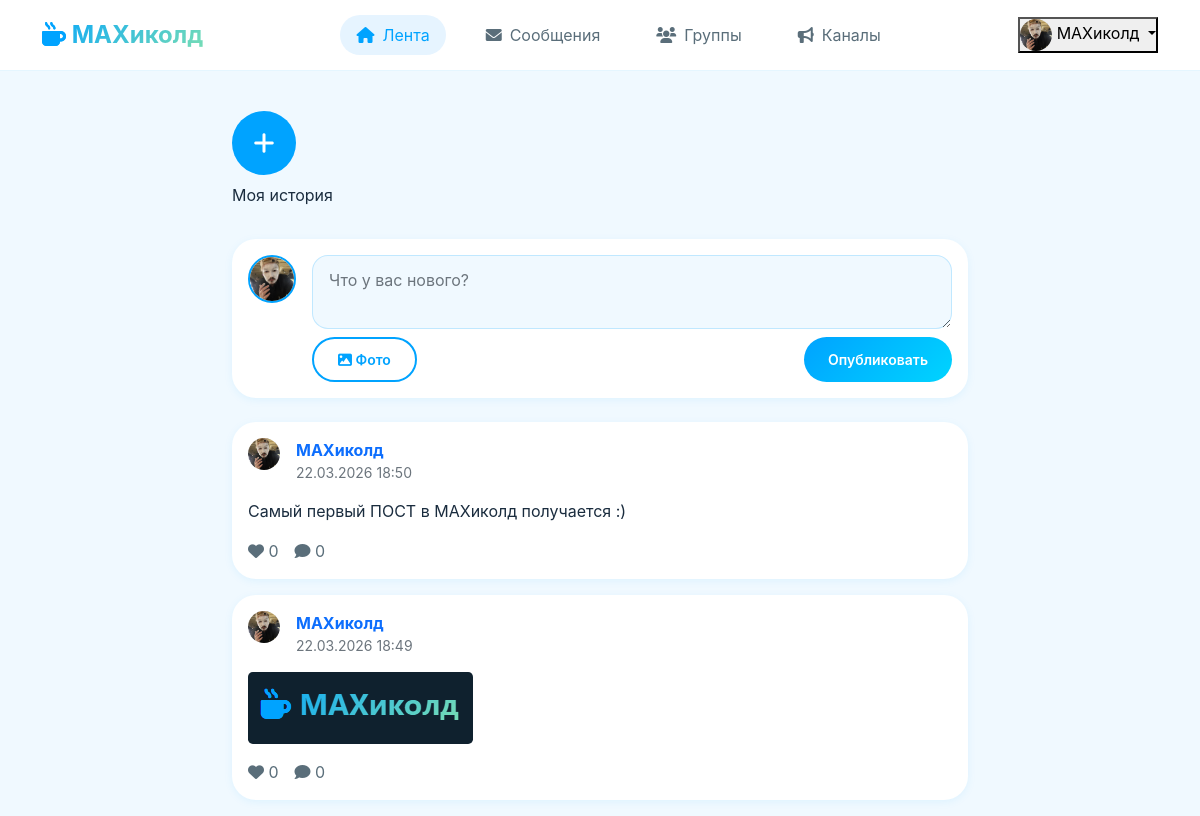
/feed (signed in), run on the app's committed database.
### app.py (models this page shows, shortened)
class User(UserMixin, db.Model):
    id = db.Column(db.Integer, primary_key=True)
    username = db.Column(db.String(80), unique=True, nullable=False)
    email = db.Column(db.String(120), unique=True, nullable=False)
    password_hash = db.Column(db.String(200), nullable=False)
    avatar = db.Column(db.String(200), default='avatars/default.png')
    bio = db.Column(db.Text, default='')
    created_at = db.Column(db.DateTime, default=datetime.utcnow)
    posts = db.relationship('Post', backref='author', lazy=True)
    comments = db.relationship('Comment', backref='author', lazy=True)
    likes = db.relationship('Like', backref='user', lazy=True)

class Post(db.Model):
    id = db.Column(db.Integer, primary_key=True)
    content = db.Column(db.Text, nullable=False)
    image = db.Column(db.String(200))
    created_at = db.Column(db.DateTime, default=datetime.utcnow)
    user_id = db.Column(db.Integer, db.ForeignKey('user.id'), nullable=False)
    comments = db.relationship('Comment', backref='post', lazy=True, cascade='all, delete-orphan')
    likes = db.relationship('Like', backref='post', lazy=True, cascade='all, delete-orphan')
    def likes_count(self):
        return len(self.likes)

### app.py (the view)
@app.route('/feed')
@login_required
def feed():
    posts = Post.query.order_by(Post.created_at.desc()).all()
    return render_template('index.html', posts=posts)

### app.py (called while the page is built)
@login_manager.user_loader
def load_user(user_id):
    return User.query.get(int(user_id))

### templates/index.html (shortened to what this page needs)
{% extends "base.html" %}
{% block content %}
<div class="row">
    <div class="col-md-8 mx-auto">
        <div class="stories-row" id="storiesRow">
            <div class="story-item" onclick="openStoryCamera()">
                <div class="story-ring add-story">
                    <i class="fas fa-plus"></i>
                </div>
                <span>Моя история</span>
            </div>
        </div>
        <div class="card mb-4">
            <div class="card-body">
                <div class="d-flex gap-3">
                    <img src="{{ url_for('static', filename='uploads/' + current_user.avatar) }}" class="avatar">
                    <form method="POST" action="{{ url_for('create_post') }}" enctype="multipart/form-data" style="flex: 1;">
                        <textarea class="form-control mb-2" name="content" rows="2" placeholder="Что у вас нового?"></textarea>
                        <div class="d-flex justify-content-between">
                            <label class="btn btn-outline btn-sm">
                                <i class="fas fa-image"></i> Фото
                            </label>
                            <button type="submit" class="btn btn-primary btn-sm">Опубликовать</button>
                        </div>
                    </form>
                </div>
            </div>
        </div>
        {% for post in posts %}
        <div class="card post">
            <div class="card-body">
                <div class="d-flex gap-3 mb-3">
                    <img src="{{ url_for('static', filename='uploads/' + post.author.avatar) }}" class="avatar-sm">
                    <div>
                        <a href="{{ url_for('profile', username=post.author.username) }}" class="text-decoration-none fw-bold">
                            {{ post.author.username }}
                        </a>
                        <div class="small text-secondary">{{ post.created_at.strftime('%d.%m.%Y %H:%M') }}</div>
                    </div>
                </div>
                <p>{{ post.content }}</p>
                {% if post.image %}
                <img src="{{ url_for('static', filename='uploads/' + post.image) }}" class="post-image img-fluid rounded-3 mb-3" style="max-height: 400px;">
                {% endif %}
                <div class="d-flex gap-3">
                    <button class="btn-like {% if current_user.id in post.likes|map(attribute='user_id') %}active{% endif %}" data-post-id="{{ post.id }}">
                        <i class="fas fa-heart"></i> <span class="likes-count">{{ post.likes_count() }}</span>
                    </button>
                    <button class="btn-like" onclick="toggleComments({{ post.id }})">
                        <i class="fas fa-comment"></i> {{ post.comments|length }}
                    </button>
                </div>
            </div>
        </div>
        {% endfor %}
    </div>
</div>
{% endblock %}

### templates/base.html (shortened to what this page needs)
<!DOCTYPE html>
<html lang="ru" data-theme="light">
<head>
    <link href="https://cdn.jsdelivr.net/npm/bootstrap@5.1.3/dist/css/bootstrap.min.css" rel="stylesheet">
    <link rel="stylesheet" href="https://cdnjs.cloudflare.com/ajax/libs/font-awesome/6.0.0/css/all.min.css">
    <link rel="stylesheet" href="{{ url_for('static', filename='css/style.css') }}">
</head>
<body>
    {% if current_user.is_authenticated %}
    <nav class="navbar">
        <div class="container">
            <a class="navbar-brand" href="{{ url_for('feed') }}">
                <i class="fas fa-mug-hot"></i>
                <span>MAXиколд</span>
            </a>
            <div class="nav-links">
                <a href="{{ url_for('feed') }}" class="nav-link {% if request.endpoint == 'feed' %}active{% endif %}">
                    <i class="fas fa-home"></i>
                    <span>Лента</span>
                </a>
                <a href="{{ url_for('messages') }}" class="nav-link {% if request.endpoint == 'messages' or request.endpoint == 'private_chat' %}active{% endif %}">
                    <i class="fas fa-envelope"></i>
                    <span>Сообщения</span>
                </a>
                <a href="{{ url_for('groups') }}" class="nav-link {% if request.endpoint == 'groups' or request.endpoint == 'group_chat' %}active{% endif %}">
                    <i class="fas fa-users"></i>
                    <span>Группы</span>
                </a>
                <a href="{{ url_for('channels') }}" class="nav-link {% if request.endpoint == 'channels' or request.endpoint == 'channel_view' %}active{% endif %}">
                    <i class="fas fa-bullhorn"></i>
                    <span>Каналы</span>
                </a>
            </div>
            <div class="user-menu">
                <div class="dropdown">
                    <button class="dropdown-toggle" data-bs-toggle="dropdown">
                        {% if current_user.avatar %}
                        <img src="{{ url_for('static', filename='uploads/' + current_user.avatar) }}" class="avatar-sm">
                        {% else %}
                        <i class="fas fa-user-circle"></i>
                        {% endif %}
                        <span>{{ current_user.username }}</span>
                    </button>
                </div>
            </div>
        </div>
    </nav>
    {% endif %}
    <main class="container mt-4">
        {% block content %}{% endblock %}
    </main>
</body>
</html>

### static/css/style.css (style rules this page uses)
:root { --primary-blue: #00A3FF; --primary-cyan: #00D4FF; --primary-mint: #7BDFB2; --bg-page: #F0F9FF; --bg-card: #FFFFFF; --bg-hover: #E6F4FF; --text-primary: #1A2C3E; --text-secondary: #5A6E7A; --shadow-sm: 0 2px 8px rgba(0, 163, 255, 0.08); --shadow-md: 0 4px 16px rgba(0, 163, 255, 0.12); --transition: all 0.3s ease; }
* { margin: 0; padding: 0; box-sizing: border-box; }
body { font-family: -apple-system, BlinkMacSystemFont, 'Segoe UI', Roboto, sans-serif; background: var(--bg-page); color: var(--text-primary); transition: var(--transition); }
.navbar { background: var(--bg-card); border-bottom: 1px solid rgba(0, 163, 255, 0.1); padding: 12px 0; position: sticky; top: 0; z-index: 1000; }
.navbar-brand { font-size: 1.5rem; font-weight: 700; background: linear-gradient(135deg, var(--primary-blue), var(--primary-mint)); -webkit-background-clip: text; background-clip: text; color: transparent; }
.navbar-brand i { color: var(--primary-blue); background: none; }
.nav-links { display: flex; gap: 24px; }
.nav-link { color: var(--text-secondary); text-decoration: none; padding: 8px 16px; border-radius: 40px; transition: var(--transition); display: flex; align-items: center; gap: 8px; }
.nav-link:hover, .nav-link.active { color: var(--primary-blue); background: var(--bg-hover); }
.card { background: var(--bg-card); border: none; border-radius: 24px; box-shadow: var(--shadow-sm); transition: var(--transition); margin-bottom: 16px; }
.btn { border-radius: 40px; padding: 10px 24px; font-weight: 600; transition: var(--transition); border: none; cursor: pointer; }
.btn-primary { background: linear-gradient(135deg, var(--primary-blue), var(--primary-cyan)); color: white; }
.btn-outline { background: transparent; border: 2px solid var(--primary-blue); color: var(--primary-blue); }
.avatar { width: 48px; height: 48px; border-radius: 50%; object-fit: cover; border: 2px solid var(--primary-blue); }
.avatar-sm { width: 32px; height: 32px; border-radius: 50%; object-fit: cover; }
.form-control { background: var(--bg-page); border: 1px solid rgba(0, 163, 255, 0.2); border-radius: 16px; padding: 12px 16px; color: var(--text-primary); transition: var(--transition); }
.stories-row { display: flex; gap: 16px; overflow-x: auto; padding: 16px 0; margin-bottom: 16px; }
.story-item { text-align: center; cursor: pointer; }
.story-ring { width: 64px; height: 64px; border-radius: 50%; background: linear-gradient(135deg, var(--primary-blue), var(--primary-mint)); display: flex; align-items: center; justify-content: center; margin-bottom: 8px; }
.add-story { background: var(--primary-blue); font-size: 24px; color: white; }
.btn-like { background: none; border: none; color: var(--text-secondary); transition: var(--transition); cursor: pointer; }

### data on the page
User: avatar (picture), username "MAXиколд"
Post: avatar (picture), author.username "MAXиколд", created_at "22.03.2026 18:50", content "Самый первый ПОСТ в MAXиколд получается :)", likes_count "0", comments|length "0"
Post: avatar (picture), author.username "MAXиколд", created_at "22.03.2026 18:49", image (picture), likes_count "0", comments|length "0"
